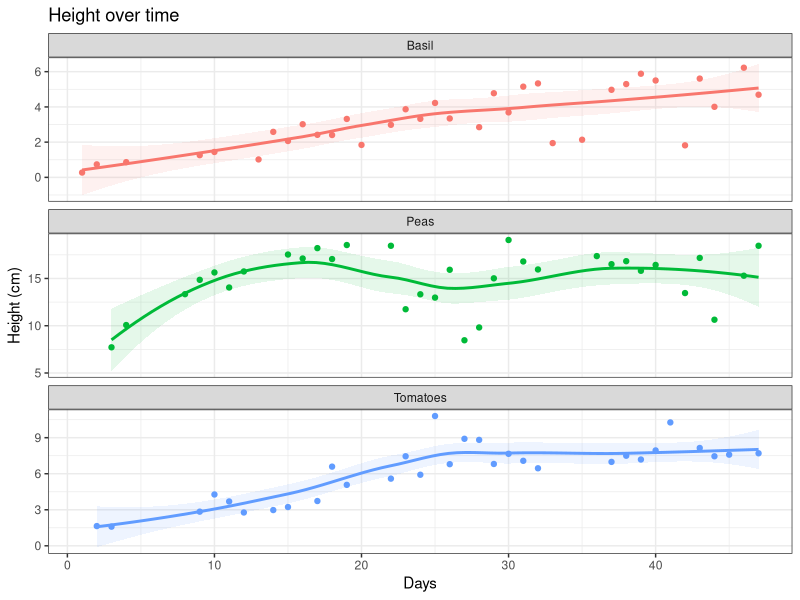
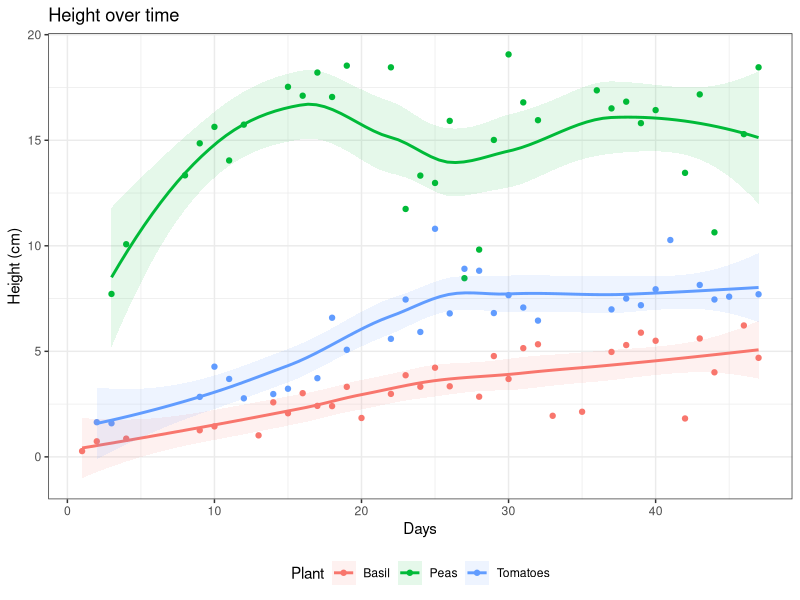
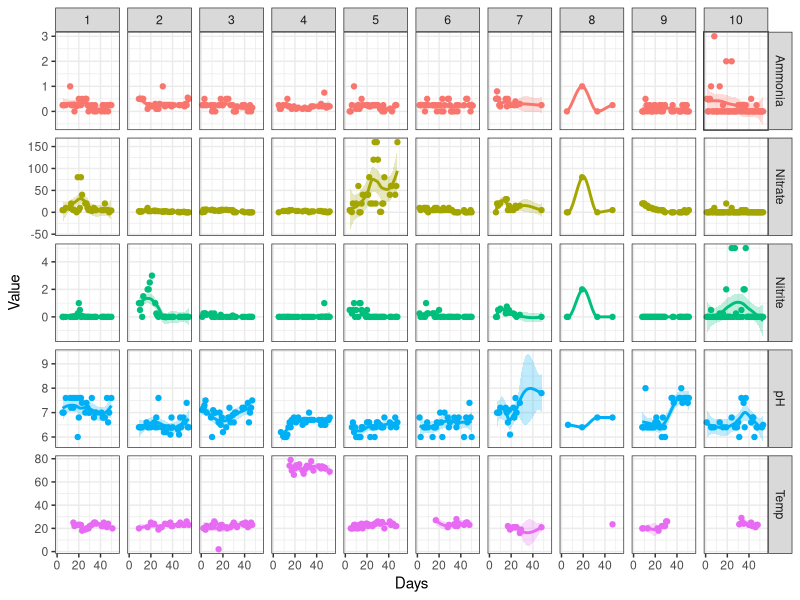
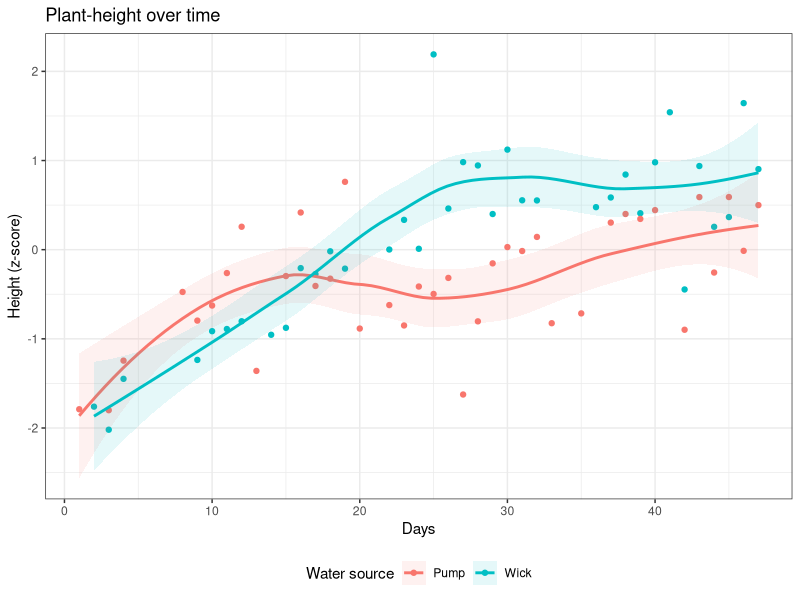
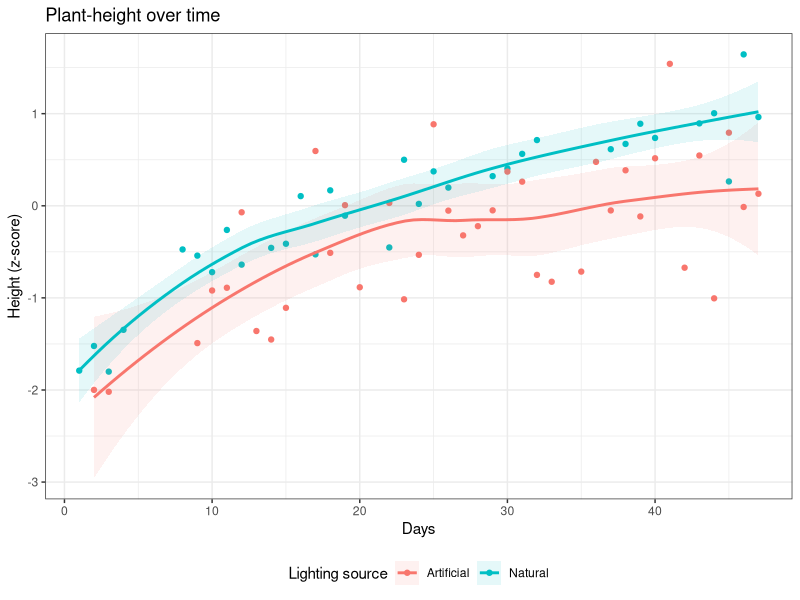

Recreate these plots in R, in order.
library(tidyverse)
theme_set(theme_bw())

### plotting growth for each plant over time (not standardized, but probably fine for this since they are split by plant, and more intuitive being just cm units)
growth_tab <- read.table("data/all-plant-average-heights.tsv", sep = "\t", header = TRUE, na.strings="")
growth_for_plotting <- growth_tab %>% pivot_longer(!Days, names_to = "Plant", values_to = "Height (cm)")

# together (probably fine together)
ggplot(growth_for_plotting, aes(x = Days, y = `Height (cm)`, color = Plant, group = Plant)) + geom_point() + geom_smooth(aes(fill = Plant), alpha = 0.1) +
    facet_wrap(~Plant, nrow=3, ncol=1, scales = "free_y") + theme(legend.position = "none") + ggtitle("Height over time")

# split
ggplot(growth_for_plotting, aes(x = Days, y = `Height (cm)`, color = Plant, group = Plant)) + geom_point() + geom_smooth(aes(fill = Plant), alpha = 0.1) +
    theme(legend.position = "bottom") + ggtitle("Height over time")


tank_tab <- read.table("data/all-tanks-measured-data.tsv", sep = "\t", header = TRUE, na.strings = "", stringsAsFactors=FALSE)

tank_tab$Tank <- factor(tank_tab$Tank)
tank_tab$Ammonia <- as.numeric(tank_tab$Ammonia)
tank_tab$Nitrite <- as.numeric(tank_tab$Nitrite)
tank_tab$Nitrate <- as.numeric(tank_tab$Nitrate)
tank_tab$pH <- as.numeric(tank_tab$pH)
tank_tab$pH <- as.numeric(tank_tab$pH)

tank_tab_for_plotting <- tank_tab %>% pivot_longer(cols = c("Ammonia", "Nitrite", "Nitrate", "pH", "Temp"), names_to = "Measure")
tank_tab_for_plotting$Measure <- factor(tank_tab_for_plotting$Measure)
str(tank_tab_for_plotting)

ggplot(tank_tab_for_plotting, aes(x = Day, y = value, color = Measure)) +
  geom_point() + geom_smooth(aes(fill = Measure), alpha = 0.25) + facet_grid(Measure ~ Tank, scales="free_y") +
  guides(color = FALSE, fill = FALSE) +
    labs(x = "Days", y = "Value")


### by water (values standardized by plant type)
water_tab <- read.table("data/std-height-averages-by-water.tsv", sep = "\t", header = TRUE, na.strings="")
water_for_plotting <- water_tab %>% pivot_longer(!Days, names_to = "Water source", values_to = "Height (z-score)")

ggplot(water_for_plotting, aes(x = Days, y = `Height (z-score)`, color = `Water source`, group = `Water source`)) + geom_point() + geom_smooth(aes(fill = `Water source`), alpha = 0.1) +
    theme(legend.position = "bottom") + ggtitle("Plant-height over time")

### by lighting (values standardized by plant type)
lighting_tab <- read.table("data/std-height-averages-by-lighting.tsv", sep = "\t", header = TRUE, na.strings="")
lighting_for_plotting <- lighting_tab %>% pivot_longer(!Days, names_to = "Lighting source", values_to = "Height (z-score)")

ggplot(lighting_for_plotting, aes(x = Days, y = `Height (z-score)`, color = `Lighting source`, group = `Lighting source`)) + geom_point() + geom_smooth(aes(fill = `Lighting source`), alpha = 0.1) +
    theme(legend.position = "bottom") + ggtitle("Plant-height over time")

